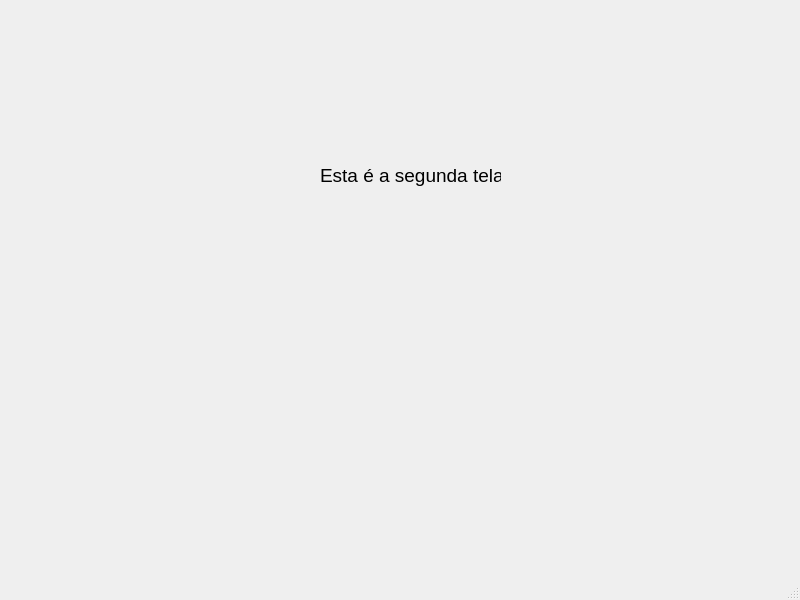
<?xml version="1.0" encoding="UTF-8"?>
<ui version="4.0">
 <class>MainWindow</class>
 <widget class="QMainWindow" name="MainWindow">
  <property name="geometry">
   <rect>
    <x>0</x>
    <y>0</y>
    <width>800</width>
    <height>600</height>
   </rect>
  </property>
  <property name="windowTitle">
   <string>MainWindow</string>
  </property>
  <widget class="QWidget" name="centralwidget">
   <widget class="QLabel" name="label">
    <property name="geometry">
     <rect>
      <x>320</x>
      <y>150</y>
      <width>181</width>
      <height>51</height>
     </rect>
    </property>
    <property name="font">
     <font>
      <pointsize>14</pointsize>
     </font>
    </property>
    <property name="text">
     <string>Esta é a segunda tela</string>
    </property>
   </widget>
  </widget>
  <widget class="QStatusBar" name="statusbar"/>
 </widget>
 <resources/>
 <connections/>
</ui>
